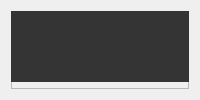
            <widget class="QWidget" name="page_6">
             <layout class="QVBoxLayout" name="verticalLayout_12">
              <item>
               <widget class="QFrame" name="zip">
                <property name="frameShape">
                 <enum>QFrame::StyledPanel</enum>
                </property>
                <property name="frameShadow">
                 <enum>QFrame::Raised</enum>
                </property>
                <widget class="QLabel" name="label_6">
                 <property name="geometry">
                  <rect>
                   <x>0</x>
                   <y>0</y>
                   <width>861</width>
                   <height>71</height>
                  </rect>
                 </property>
                 <property name="font">
                  <font>
                   <pointsize>20</pointsize>
                   <weight>75</weight>
                   <bold>true</bold>
                  </font>
                 </property>
                 <property name="styleSheet">
                  <string notr="true">background-color:#343434;</string>
                 </property>
                 <property name="text">
                  <string>Zip password cracker</string>
                 </property>
                 <property name="textFormat">
                  <enum>Qt::RichText</enum>
                 </property>
                 <property name="alignment">
                  <set>Qt::AlignCenter</set>
                 </property>
                </widget>
                <widget class="QPushButton" name="find_file">
                 <property name="geometry">
                  <rect>
                   <x>340</x>
                   <y>120</y>
                   <width>161</width>
                   <height>41</height>
                  </rect>
                 </property>
                 <property name="font">
                  <font>
                   <pointsize>10</pointsize>
                   <weight>50</weight>
                   <bold>false</bold>
                  </font>
                 </property>
                 <property name="styleSheet">
                  <string notr="true">QPushButton {
	color: rgb(255, 255, 255);
	background-color: rgb(35, 35, 35);
	border: 0px solid;
	border-radius: 20px;
}
QPushButton:hover {
	background-color: rgb(85, 170, 255);
}</string>
                 </property>
                 <property name="text">
                  <string>Find file</string>
                 </property>
                </widget>
                <widget class="QPushButton" name="zip_start">
                 <property name="geometry">
                  <rect>
                   <x>340</x>
                   <y>220</y>
                   <width>161</width>
                   <height>41</height>
                  </rect>
                 </property>
                 <property name="font">
                  <font>
                   <pointsize>10</pointsize>
                   <weight>50</weight>
                   <bold>false</bold>
                  </font>
                 </property>
                 <property name="styleSheet">
                  <string notr="true">QPushButton {
	color: rgb(255, 255, 255);
	background-color: rgb(35, 35, 35);
	border: 0px solid;
	border-radius: 20px;
}
QPushButton:hover {
	background-color: rgb(85, 170, 255);
}</string>
                 </property>
                 <property name="text">
                  <string>Start</string>
                 </property>
                </widget>
                <widget class="QLabel" name="file_label">
                 <property name="geometry">
                  <rect>
                   <x>190</x>
                   <y>90</y>
                   <width>471</width>
                   <height>21</height>
                  </rect>
                 </property>
                 <property name="styleSheet">
                  <string notr="true">background-color:#343434;</string>
                 </property>
                 <property name="text">
                  <string>&lt;html&gt;&lt;head/&gt;&lt;body&gt;&lt;p&gt;&lt;span style=&quot; font-size:10pt;&quot;&gt;File path&lt;/span&gt;&lt;/p&gt;&lt;/body&gt;&lt;/html&gt;</string>
                 </property>
                </widget>
               </widget>
              </item>
             </layout>
            </widget>
